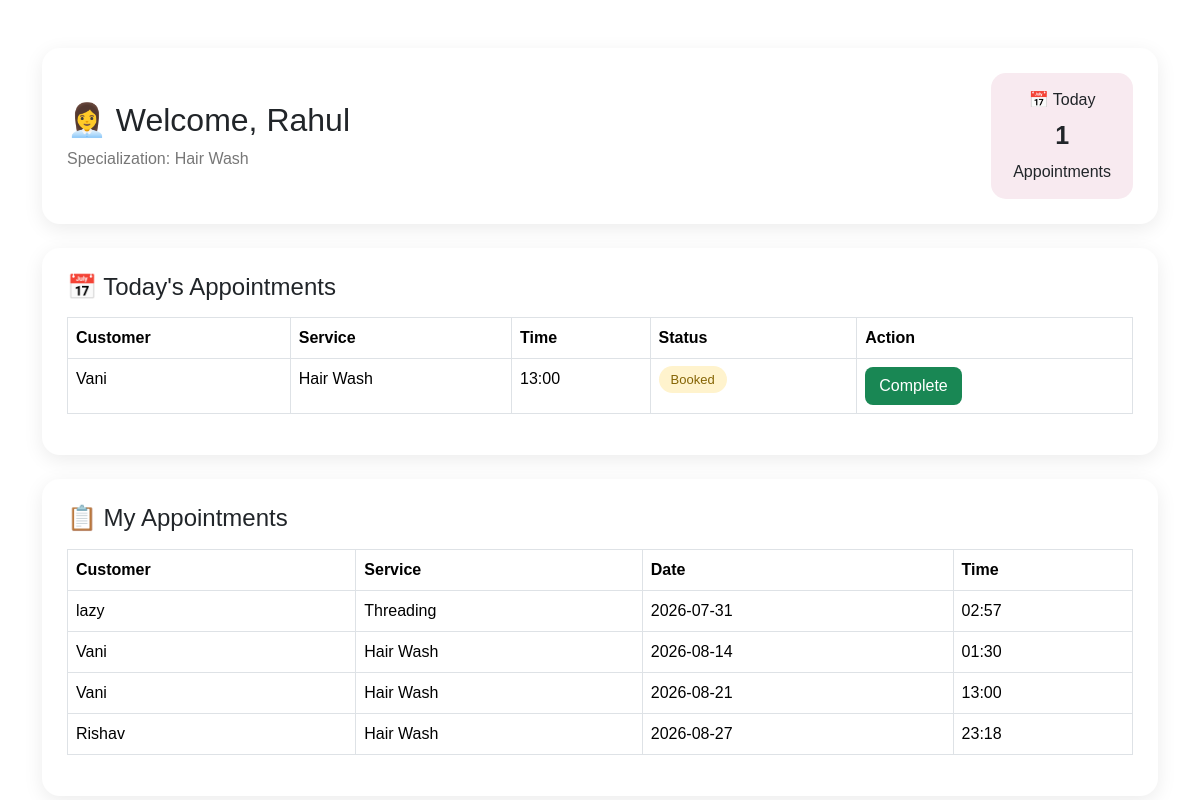
Page /staff_dashboard/4 (signed in) on the earlier database version.
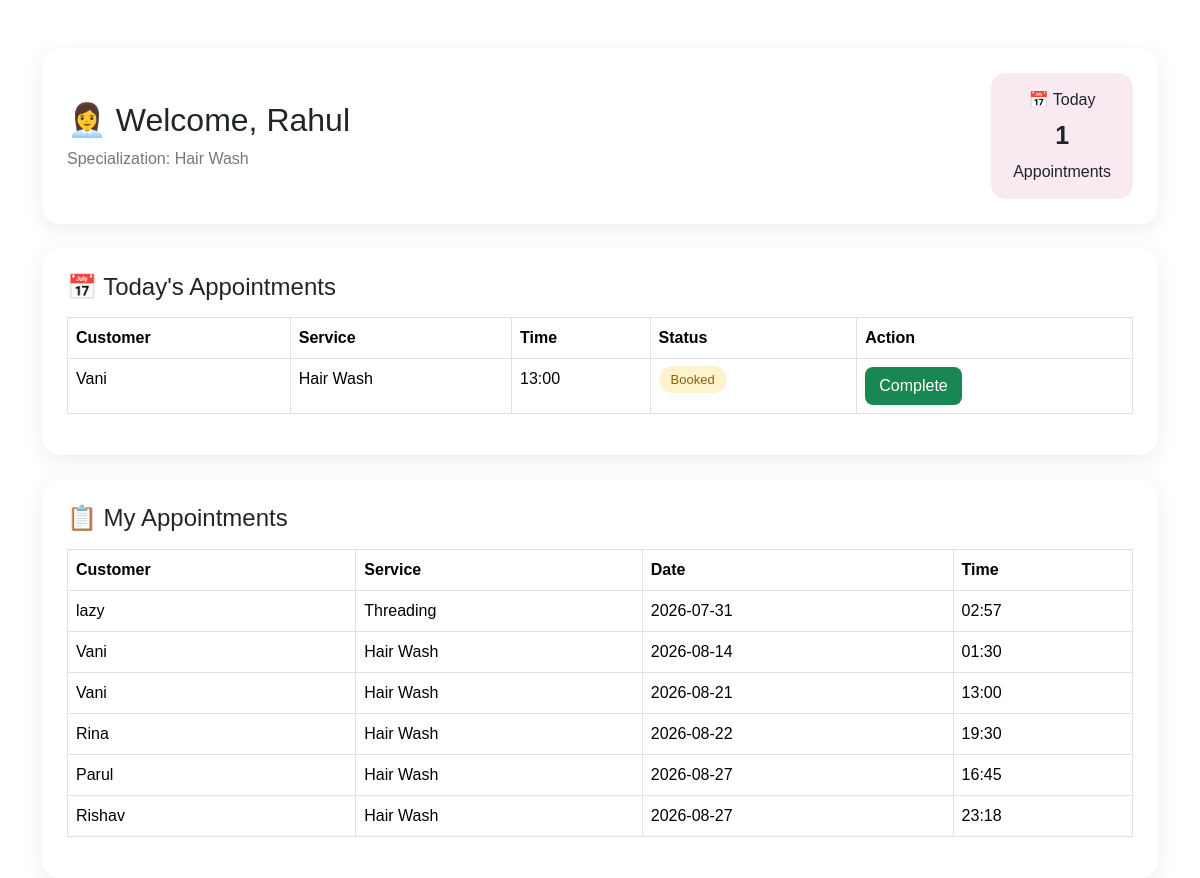
Same page on the later database version.
### models.py (models this page shows)
class Appointment(db.Model):
    id = db.Column(db.Integer, primary_key=True)
    customer_name = db.Column(db.String(100), nullable=False)
    customer_gender = db.Column(db.String(10), nullable=True)
    service_name = db.Column(db.String(100), nullable=False)
    staff_name = db.Column(db.String(100), nullable=False)
    appointment_date = db.Column(db.String(20), nullable=False)
    appointment_time = db.Column(db.String(20), nullable=False)
    status = db.Column(db.String(20), default="Booked")

### app.py (the view)
@app.route('/staff_dashboard/<int:staff_id>')
def staff_dashboard(staff_id):
    staff = Staff.query.get_or_404(staff_id)
    today = datetime.now().strftime("%Y-%m-%d")
    appointments = Appointment.query.filter_by(
        staff_name=staff.name,
        appointment_date=today
    ).all()
    my_appointments = Appointment.query.filter_by(
        staff_name=staff.name
    ).order_by(
        Appointment.appointment_date,
        Appointment.appointment_time
    ).all()
    return render_template(
        "staff_dashboard.html",
        staff=staff,
        appointments=appointments,
        my_appointments=my_appointments
    )

### templates/staff_dashboard.html
{% extends "base.html" %}
{% block content %}
<div class="container mt-5">
    <div class="staff-header">
        <div>
            <h2>👩‍💼 Welcome, {{ staff.name }}</h2>
            <p>Specialization: {{ staff.specialization }}</p>
        </div>
        <div class="today-box">
            📅 Today
            <strong>{{ appointments|length }}</strong>
            Appointments
        </div>
    </div>
    <div class="dashboard-card mt-4">
        <h4>📅 Today's Appointments</h4>
        {% if appointments %}
        <div class="table-responsive mt-3">
            <table class="table table-bordered">
                <thead>
                    <tr>
                        <th>Customer</th>
                        <th>Service</th>
                        <th>Time</th>
                        <th>Status</th>
                        <th>Action</th>
                    </tr>
                </thead>
                <tbody>
                    {% for appointment in appointments %}
                    <tr>
                        <td>{{ appointment.customer_name }}</td>
                        <td>{{ appointment.service_name }}</td>
                        <td>{{ appointment.appointment_time }}</td>
                        <td>
                            <span class="status-badge">
                                Booked
                            </span>
                        </td>
                        <td>
                            <button class="complete-btn"
                                    onclick="this.innerHTML='✓ Completed'; this.disabled=true;">
                                Complete
                            </button>
                        </td>
                    </tr>
                    {% endfor %}
                </tbody>
            </table>
        </div>
        {% else %}
        <div class="no-appointment">
            📭 No appointments for today.
        </div>
        {% endif %}
    </div>
<div class="dashboard-card mt-4">
    <h4>📋 My Appointments</h4>
    {% if my_appointments %}
    <div class="table-responsive mt-3">
        <table class="table table-bordered">
            <thead>
                <tr>
                    <th>Customer</th>
                    <th>Service</th>
                    <th>Date</th>
                    <th>Time</th>
                </tr>
            </thead>
            <tbody>
                {% for appointment in my_appointments %}
                <tr>
                    <td>{{ appointment.customer_name }}</td>
                    <td>{{ appointment.service_name }}</td>
                    <td>{{ appointment.appointment_date }}</td>
                    <td>{{ appointment.appointment_time }}</td>
                </tr>
                {% endfor %}
            </tbody>
        </table>
    </div>
    {% else %}
    <div class="no-appointment">
        📭 No appointments found.
    </div>
    {% endif %}
   </div>
</div>
{% endblock %}

Differences in the rows shown:
added Appointment: customer_name "Rina", service_name "Hair Wash", appointment_date "2026-08-22", appointment_time "19:30", shown under "📋 My Appointments"
added Appointment: customer_name "Parul", service_name "Hair Wash", appointment_date "2026-08-27", appointment_time "16:45", shown under "📋 My Appointments"
